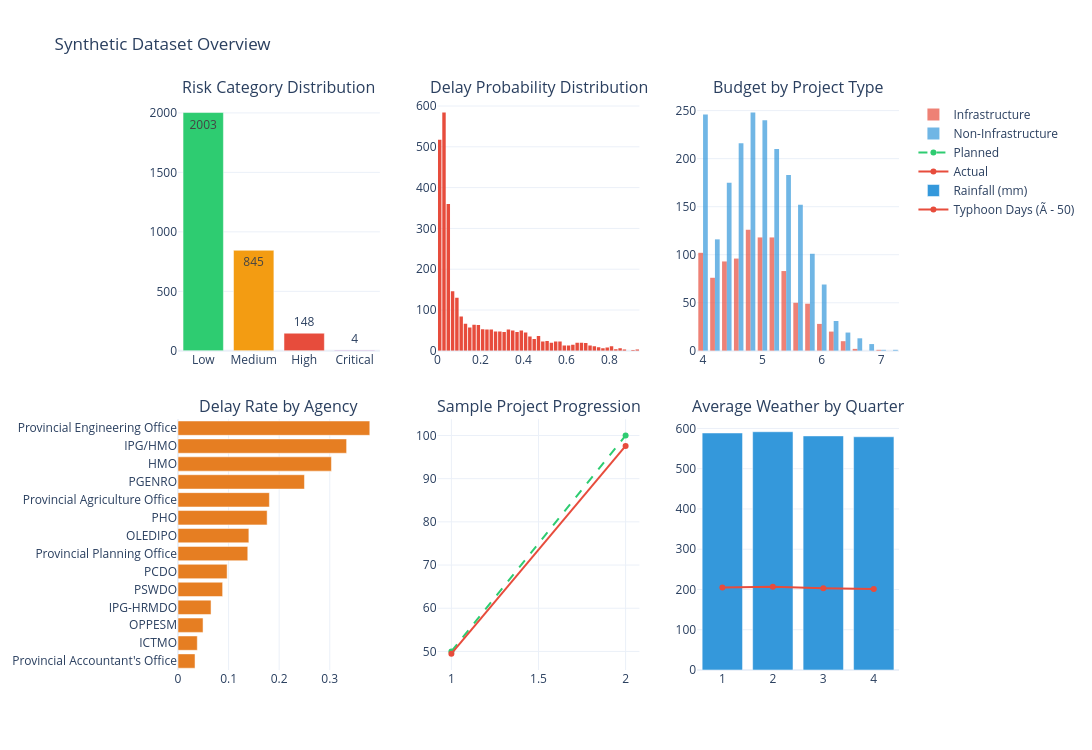

The notebook cell this image was saved under:
### Markdown cell above
### Synthetic Data Visualisations

### Code cell
fig = make_subplots(
    rows=2, cols=3,
    subplot_titles=(
        'Risk Category Distribution', 'Delay Probability Distribution',
        'Budget by Project Type', 'Delay Rate by Agency',
        'Sample Project Progression', 'Average Weather by Quarter',
    ),
    vertical_spacing=0.12, horizontal_spacing=0.08,
)

risk_colors = {'Low': '#2ecc71', 'Medium': '#f39c12', 'High': '#e74c3c', 'Critical': '#8e44ad'}
risk_vc = df_proj['risk_category'].value_counts().reindex(RISK_LABELS)
fig.add_trace(go.Bar(
    x=risk_vc.index, y=risk_vc.values,
    marker_color=[risk_colors[r] for r in risk_vc.index],
    text=risk_vc.values, textposition='auto', showlegend=False,
), row=1, col=1)

fig.add_trace(go.Histogram(
    x=df_proj['delay_probability'], nbinsx=50,
    marker_color='#e74c3c', showlegend=False,
), row=1, col=2)

for ptype, color in [('Infrastructure', '#e74c3c'), ('Non-Infrastructure', '#3498db')]:
    subset = df_proj[df_proj['project_type'] == ptype]
    fig.add_trace(go.Histogram(
        x=np.log10(subset['approved_budget']), name=ptype,
        marker_color=color, opacity=0.7, nbinsx=30,
    ), row=1, col=3)

agency_delay = df_proj.groupby('implementing_agency')['is_delayed'].mean().sort_values(ascending=True)
fig.add_trace(go.Bar(
    x=agency_delay.values, y=agency_delay.index, orientation='h',
    marker_color='#e67e22', showlegend=False,
), row=2, col=1)

sample_proj = df_proj.iloc[0]
sample_qtr = df_qtr[df_qtr['project_id'] == sample_proj['project_id']].sort_values('quarter')
fig.add_trace(go.Scatter(
    x=sample_qtr['quarter'], y=sample_qtr['planned_progress_pct'],
    mode='lines+markers', name='Planned', line=dict(color='#2ecc71', dash='dash'),
), row=2, col=2)
fig.add_trace(go.Scatter(
    x=sample_qtr['quarter'], y=sample_qtr['actual_progress_pct'],
    mode='lines+markers', name='Actual', line=dict(color='#e74c3c'),
), row=2, col=2)

avg_weather = df_qtr.groupby('quarter')[['rainfall_mm', 'typhoon_days']].mean()
fig.add_trace(go.Bar(
    x=avg_weather.index, y=avg_weather['rainfall_mm'],
    name='Rainfall (mm)', marker_color='#3498db',
), row=2, col=3)
fig.add_trace(go.Scatter(
    x=avg_weather.index, y=avg_weather['typhoon_days'] * 50,
    name='Typhoon Days (Ã - 50)', mode='lines+markers', line=dict(color='#e74c3c'),
), row=2, col=3)

fig.update_layout(
    height=750, width=1200, template='plotly_white',
    title='Synthetic Dataset Overview',
    showlegend=True,
)
fig.show()

### Figure 1 — Plotly figure (JSON) as saved in the notebook; plotly's stock layout.template omitted (floating-point values rounded to 4 significant figures; data arrays with more than 128 entries replaced by an {"elided": "..."} marker saying what was removed)
{"data": [{"marker": {"color": ["#2ecc71", "#f39c12", "#e74c3c", "#8e44ad"]}, "showlegend": false, "text": [2003.0, 845.0, 148.0, 4.0], "textposition": "auto", "type": "bar", "x": ["Low", "Medium", "High", "Critical"], "xaxis": "x", "y": [2003, 845, 148, 4], "yaxis": "y"}, {"marker": {"color": "#e74c3c"}, "nbinsx": 50, "showlegend": false, "type": "histogram", "x": {"elided": "3000 float values"}, "xaxis": "x2", "yaxis": "y2"}, {"marker": {"color": "#e74c3c"}, "name": "Infrastructure", "nbinsx": 30, "opacity": 0.7, "type": "histogram", "x": {"elided": "972 float values"}, "xaxis": "x3", "yaxis": "y3"}, {"marker": {"color": "#3498db"}, "name": "Non-Infrastructure", "nbinsx": 30, "opacity": 0.7, "type": "histogram", "x": {"elided": "2028 float values"}, "xaxis": "x3", "yaxis": "y3"}, {"marker": {"color": "#e67e22"}, "orientation": "h", "showlegend": false, "type": "bar", "x": [0.03365, 0.03814, 0.0495, 0.06533, 0.08824, 0.09709, 0.1379, 0.1401, 0.1762, 0.1807, 0.25, 0.3033, 0.3333, 0.3791], "xaxis": "x4", "y": ["Provincial Accountant's Office", "ICTMO", "OPPESM", "IPG-HRMDO", "PSWDO", "PCDO", "Provincial Planning Office", "OLEDIPO", "PHO", "Provincial Agriculture Office", "PGENRO", "HMO", "IPG/HMO", "Provincial Engineering Office"], "yaxis": "y4"}, {"line": {"color": "#2ecc71", "dash": "dash"}, "mode": "lines+markers", "name": "Planned", "type": "scatter", "x": [1, 2], "xaxis": "x5", "y": [50.0, 100.0], "yaxis": "y5"}, {"line": {"color": "#e74c3c"}, "mode": "lines+markers", "name": "Actual", "type": "scatter", "x": [1, 2], "xaxis": "x5", "y": [49.47, 97.57], "yaxis": "y5"}, {"marker": {"color": "#3498db"}, "name": "Rainfall (mm)", "type": "bar", "x": [1, 2, 3, 4], "xaxis": "x6", "y": [588.8, 591.8, 581.5, 579.4], "yaxis": "y6"}, {"line": {"color": "#e74c3c"}, "mode": "lines+markers", "name": "Typhoon Days (Ã - 50)", "type": "scatter", "x": [1, 2, 3, 4], "xaxis": "x6", "y": [205.2, 206.6, 203.3, 201.1], "yaxis": "y6"}], "layout": {"annotations": [{"font": {"size": 16}, "showarrow": false, "text": "Risk Category Distribution", "x": 0.14, "xanchor": "center", "xref": "paper", "y": 1, "yanchor": "bottom", "yref": "paper"}, {"font": {"size": 16}, "showarrow": false, "text": "Delay Probability Distribution", "x": 0.5, "xanchor": "center", "xref": "paper", "y": 1, "yanchor": "bottom", "yref": "paper"}, {"font": {"size": 16}, "showarrow": false, "text": "Budget by Project Type", "x": 0.86, "xanchor": "center", "xref": "paper", "y": 1, "yanchor": "bottom", "yref": "paper"}, {"font": {"size": 16}, "showarrow": false, "text": "Delay Rate by Agency", "x": 0.14, "xanchor": "center", "xref": "paper", "y": 0.44, "yanchor": "bottom", "yref": "paper"}, {"font": {"size": 16}, "showarrow": false, "text": "Sample Project Progression", "x": 0.5, "xanchor": "center", "xref": "paper", "y": 0.44, "yanchor": "bottom", "yref": "paper"}, {"font": {"size": 16}, "showarrow": false, "text": "Average Weather by Quarter", "x": 0.86, "xanchor": "center", "xref": "paper", "y": 0.44, "yanchor": "bottom", "yref": "paper"}], "height": 750, "showlegend": true, "title": {"text": "Synthetic Dataset Overview"}, "width": 1200, "xaxis": {"anchor": "y", "domain": [0, 0.28]}, "xaxis2": {"anchor": "y2", "domain": [0.36, 0.64]}, "xaxis3": {"anchor": "y3", "domain": [0.72, 1]}, "xaxis4": {"anchor": "y4", "domain": [0, 0.28]}, "xaxis5": {"anchor": "y5", "domain": [0.36, 0.64]}, "xaxis6": {"anchor": "y6", "domain": [0.72, 1]}, "yaxis": {"anchor": "x", "domain": [0.56, 1]}, "yaxis2": {"anchor": "x2", "domain": [0.56, 1]}, "yaxis3": {"anchor": "x3", "domain": [0.56, 1]}, "yaxis4": {"anchor": "x4", "domain": [0, 0.44]}, "yaxis5": {"anchor": "x5", "domain": [0, 0.44]}, "yaxis6": {"anchor": "x6", "domain": [0, 0.44]}}}
